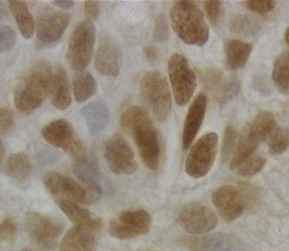
%> input picture Computer Vision/exercise-02/q2_morphological_operations/cells.png, 289 x 251 px
$ octave --eval "apply;"   (GNU Octave 9; MATLAB toolbox functions it lacks are replaced by stand-ins)
%> lines starting %> are read from the running program, lines starting %| are printed output that depends on the picture; in (x1, y1, x2, y2) boxes, pixels count from 0 and x2, y2 are one past the last pixel; in counts of white or black regions, pixels touching at a corner belong together; the program's own positions count from 1
### Computer Vision/exercise-02/q2_morphological_operations/thresh_niblack.m
function res = thresh_niblack(img, r, k)
%Intuition:
[row,col]=size(img);
res=img;
 for i=1:row
     for j=1:col
         [m,v]= get_window_mean_var(img,i,j,r);
         T = m+k*v;
         res(max(1,i-r):min(i+r,row), max(1,j-r):min(j+r,col))= ...
         img(max(1,i-r):min(i+r,row), max(1,j-r):min(j+r,col))>=T;
     end
 end
 res =logical(res);
 imshow(res,[0,1]);
end

### Computer Vision/exercise-02/q2_morphological_operations/answers.m
function a = answers()
	a.combination = 'Which combination works best? I think the combination with square works best. With the bigger length of the square side, the image has less noise. The length of the side choose bigger than 3 (>3) and lower than 5 has the better result than choose the length of side samll or equal than 3. ';
end

### Computer Vision/exercise-02/q2_morphological_operations/apply.m
function [] = apply()
close all;clc;
a=answers();
disp('Question: Morphological Operations');
cells = rgb2gray(imread('cells.png'));
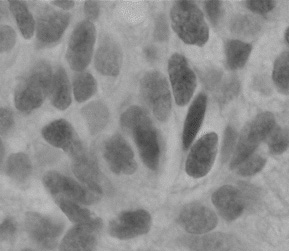
%> cells: size 251x289 uint8; min 58, max 200, mean 141

cells_niblack = thresh_niblack(double(cells), 15, -0.2);
%> after the loop in thresh_niblack, `for i=1:row`:
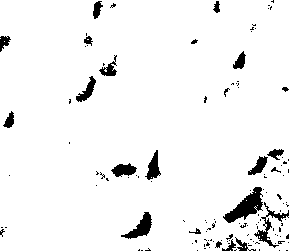
%> res: size 251x289 double; values 0 (black) and 1 (white), 95% white; 128 black regions (105 under 20 px), largest, box (x1, y1, x2, y2) and area: (223, 187, 263, 223) 620, (121, 212, 152, 239) 341, (254, 202, 289, 248) 323
figure;
imshow(cells_niblack);
title('Threholded with Niblack''s method');

% Try out different morphological operations and structuring elements
structure_square = strel('square', 5); % 5-by-5 square
structure_line = strel('line', 10, 45); % line, length 10, angle 45
structure_disk = strel('disk', 1); % disk, radius 1

cells_dilated1 = imdilate(cells_niblack, structure_square);
%> cells_dilated1: size 251x289 logical; 99% white; 17 black regions (10 under 20 px), largest, box (x1, y1, x2, y2) and area: (227, 195, 259, 220) 253, (130, 216, 149, 236) 133, (115, 167, 134, 174) 86
cells_eroded1 = imerode(cells_niblack, structure_square);
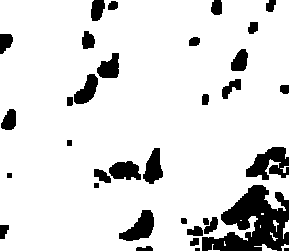
%> cells_eroded1: size 251x289 logical; 87.3% white; 34 black regions (2 under 20 px), largest, box (x1, y1, x2, y2) and area: (202, 185, 289, 251) 3222, (246, 147, 289, 180) 862, (119, 210, 154, 241) 599
cells_opened1 = imopen(cells_niblack, structure_square);
%> cells_opened1: size 251x289 logical; 93.8% white; 49 black regions (25 under 20 px), largest, box (x1, y1, x2, y2) and area: (204, 187, 289, 251) 1834, (121, 212, 152, 239) 351, (248, 149, 284, 175) 327
cells_closed1 = imclose(cells_niblack, structure_square);
%> cells_closed1: size 251x289 logical; 97.2% white; 19 black regions (4 under 20 px), largest, box (x1, y1, x2, y2) and area: (225, 193, 261, 222) 505, (128, 214, 151, 238) 305, (113, 165, 136, 176) 210

cells_dilated2 = imdilate(cells_niblack, structure_line);
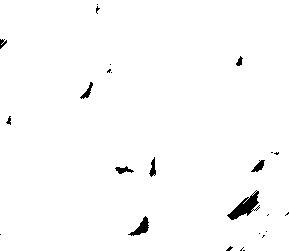
%> cells_dilated2: size 251x289 logical; 98.6% white; 25 black regions (16 under 20 px), largest, box (x1, y1, x2, y2) and area: (227, 190, 260, 220) 386, (128, 216, 149, 236) 167, (251, 160, 265, 172) 82
cells_eroded2 = imerode(cells_niblack, structure_line);
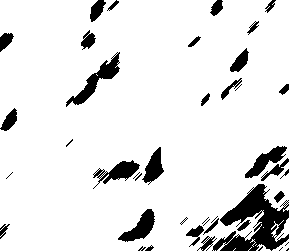
%> cells_eroded2: size 251x289 logical; 89.6% white; 42 black regions (14 under 20 px), largest, box (x1, y1, x2, y2) and area: (212, 184, 289, 251) 2452, (66, 52, 120, 107) 728, (118, 209, 155, 242) 542
cells_opened2 = imopen(cells_niblack, structure_line);
%> cells_opened2: size 251x289 logical; 93.9% white; 60 black regions (39 under 20 px), largest, box (x1, y1, x2, y2) and area: (212, 187, 289, 251) 1691, (69, 55, 117, 104) 454, (121, 212, 152, 239) 350
cells_closed2 = imclose(cells_niblack, structure_line);
%> cells_closed2: size 251x289 logical; 97.1% white; 38 black regions (23 under 20 px), largest, box (x1, y1, x2, y2) and area: (224, 187, 263, 223) 530, (125, 213, 152, 239) 287, (112, 163, 137, 177) 210

cells_dilated3 = imdilate(cells_niblack, structure_disk);
%> cells_dilated3: size 251x289 logical; 97.2% white; 42 black regions (26 under 20 px), largest, box (x1, y1, x2, y2) and area: (225, 188, 262, 222) 475, (125, 213, 151, 238) 253, (112, 164, 136, 176) 171
cells_eroded3 = imerode(cells_niblack, structure_disk);
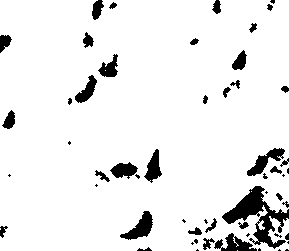
%> cells_eroded3: size 251x289 logical; 92.2% white; 55 black regions (20 under 20 px), largest, box (x1, y1, x2, y2) and area: (222, 186, 289, 249) 1468, (120, 211, 153, 240) 433, (247, 148, 285, 176) 392
cells_opened3 = imopen(cells_niblack, structure_disk);
%> cells_opened3: size 251x289 logical; 94.7% white; 85 black regions (59 under 20 px), largest, box (x1, y1, x2, y2) and area: (223, 187, 289, 248) 1072, (121, 212, 152, 239) 344, (248, 149, 284, 175) 284
cells_closed3 = imclose(cells_niblack, structure_disk);
%> cells_closed3: size 251x289 logical; 95.8% white; 49 black regions (29 under 20 px), largest, box (x1, y1, x2, y2) and area: (224, 187, 263, 223) 595, (124, 212, 152, 239) 329, (111, 163, 137, 177) 225

figure('Position', [200, 400, 800, 600]);
subplot(3, 4, 1);
imshow(cells_dilated1);
title('dilated with square');

subplot(3, 4, 2);
imshow(cells_eroded1);
title('eroded with square');

subplot(3, 4, 3);
imshow(cells_opened1);
title('opened with square');

subplot(3, 4, 4);
imshow(cells_closed1);
title('closed with square');

subplot(3, 4, 5);
imshow(cells_dilated2);
title('dilated with line');

subplot(3, 4, 6);
imshow(cells_eroded2);
title('eroded with line');

subplot(3, 4, 7);
imshow(cells_opened2);
title('opened with line');

subplot(3, 4, 8);
imshow(cells_closed2);
title('closed with line');

subplot(3, 4, 9);
imshow(cells_dilated3);
title('dilated with disk');

subplot(3, 4, 10);
imshow(cells_eroded3);
title('eroded with disk');

subplot(3, 4, 11);
imshow(cells_opened3);
title('opened with disk');

subplot(3, 4, 12);
imshow(cells_closed3);
title('closed with disk');

% Find a good combination
combination_disk = strel('disk',2);
cells_complete = imopen(imclose(cells_niblack, combination_disk), combination_disk); % just an example, there might be better combinations
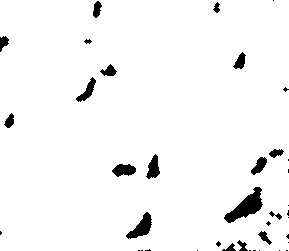
%> cells_complete: size 251x289 logical; 96.3% white; 39 black regions (21 under 20 px), largest, box (x1, y1, x2, y2) and area: (224, 187, 263, 223) 598, (126, 212, 152, 239) 325, (112, 164, 136, 177) 217
figure;
imshow(cells_complete);
disp(a.combination);

end
